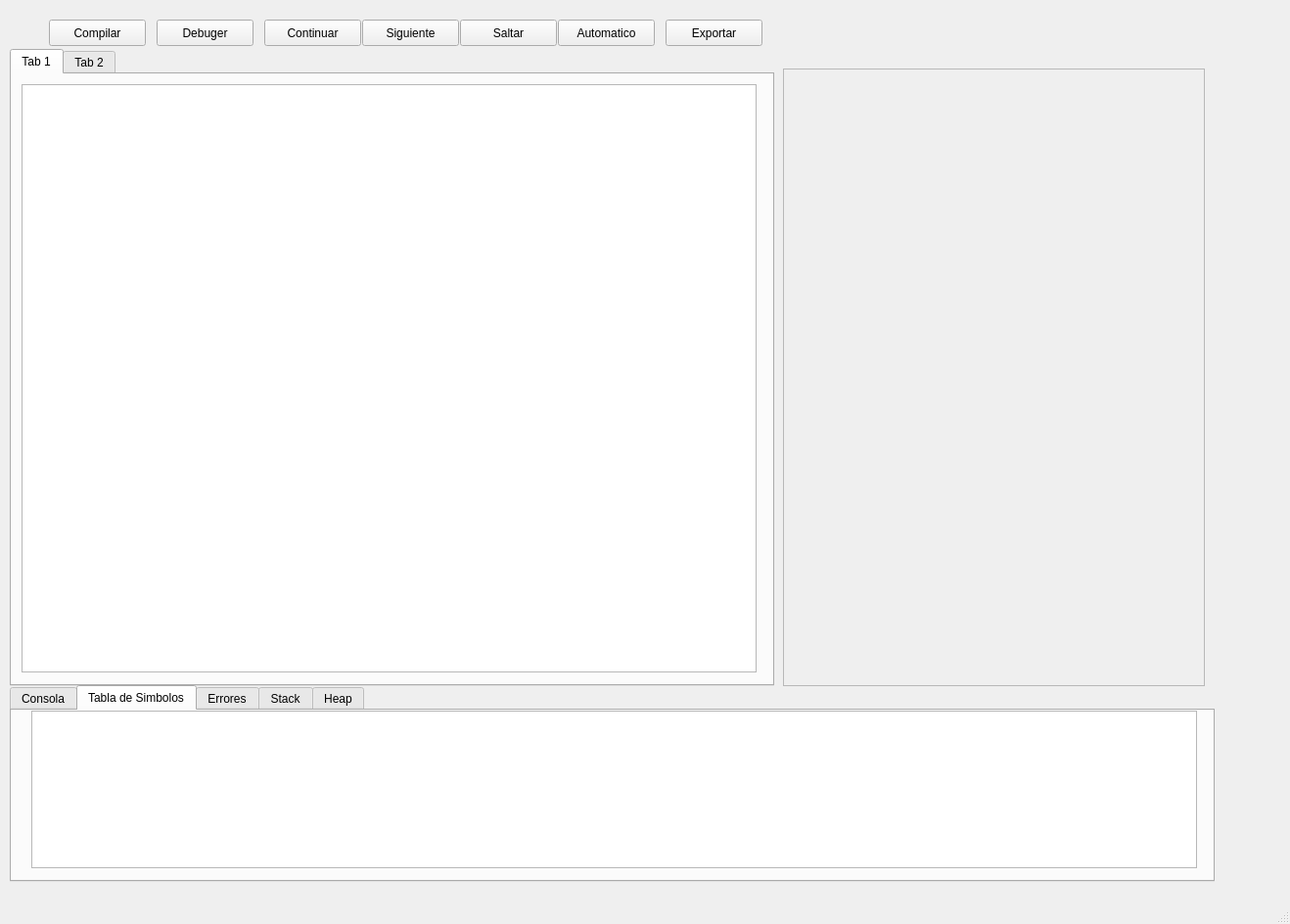
<?xml version="1.0" encoding="UTF-8"?>
<ui version="4.0">
 <class>editor</class>
 <widget class="QMainWindow" name="editor">
  <property name="geometry">
   <rect>
    <x>0</x>
    <y>0</y>
    <width>1318</width>
    <height>944</height>
   </rect>
  </property>
  <property name="windowTitle">
   <string>MainWindow</string>
  </property>
  <widget class="QWidget" name="centralwidget">
   <widget class="QPushButton" name="botonCompilar">
    <property name="geometry">
     <rect>
      <x>50</x>
      <y>20</y>
      <width>99</width>
      <height>27</height>
     </rect>
    </property>
    <property name="text">
     <string>Compilar</string>
    </property>
   </widget>
   <widget class="QTabWidget" name="contenedorArchivos">
    <property name="geometry">
     <rect>
      <x>10</x>
      <y>50</y>
      <width>781</width>
      <height>651</height>
     </rect>
    </property>
    <property name="currentIndex">
     <number>0</number>
    </property>
    <widget class="QWidget" name="tab">
     <attribute name="title">
      <string>Tab 1</string>
     </attribute>
     <widget class="QPlainTextEdit" name="txtinput">
      <property name="geometry">
       <rect>
        <x>10</x>
        <y>10</y>
        <width>751</width>
        <height>601</height>
       </rect>
      </property>
     </widget>
    </widget>
    <widget class="QWidget" name="tab_2">
     <attribute name="title">
      <string>Tab 2</string>
     </attribute>
    </widget>
   </widget>
   <widget class="QPushButton" name="botonDebuger">
    <property name="geometry">
     <rect>
      <x>160</x>
      <y>20</y>
      <width>99</width>
      <height>27</height>
     </rect>
    </property>
    <property name="text">
     <string>Debuger</string>
    </property>
   </widget>
   <widget class="QPushButton" name="botonContinuar">
    <property name="geometry">
     <rect>
      <x>270</x>
      <y>20</y>
      <width>99</width>
      <height>27</height>
     </rect>
    </property>
    <property name="text">
     <string>Continuar</string>
    </property>
   </widget>
   <widget class="QPushButton" name="botonSiguiente">
    <property name="geometry">
     <rect>
      <x>370</x>
      <y>20</y>
      <width>99</width>
      <height>27</height>
     </rect>
    </property>
    <property name="text">
     <string>Siguiente</string>
    </property>
   </widget>
   <widget class="QPushButton" name="botonSaltar">
    <property name="geometry">
     <rect>
      <x>470</x>
      <y>20</y>
      <width>99</width>
      <height>27</height>
     </rect>
    </property>
    <property name="text">
     <string>Saltar</string>
    </property>
   </widget>
   <widget class="QPushButton" name="botonAutomatico">
    <property name="geometry">
     <rect>
      <x>570</x>
      <y>20</y>
      <width>99</width>
      <height>27</height>
     </rect>
    </property>
    <property name="text">
     <string>Automatico</string>
    </property>
   </widget>
   <widget class="QPushButton" name="botonExportar">
    <property name="geometry">
     <rect>
      <x>680</x>
      <y>20</y>
      <width>99</width>
      <height>27</height>
     </rect>
    </property>
    <property name="text">
     <string>Exportar</string>
    </property>
   </widget>
   <widget class="QTabWidget" name="tabWidget_2">
    <property name="geometry">
     <rect>
      <x>10</x>
      <y>700</y>
      <width>1231</width>
      <height>201</height>
     </rect>
    </property>
    <property name="currentIndex">
     <number>1</number>
    </property>
    <widget class="QWidget" name="tab_3">
     <attribute name="title">
      <string>Consola</string>
     </attribute>
     <widget class="QTextEdit" name="txtConsola">
      <property name="geometry">
       <rect>
        <x>20</x>
        <y>10</y>
        <width>1201</width>
        <height>151</height>
       </rect>
      </property>
     </widget>
    </widget>
    <widget class="QWidget" name="tab_4">
     <attribute name="title">
      <string>Tabla de Simbolos</string>
     </attribute>
     <widget class="QTableView" name="tablaSimbolos">
      <property name="geometry">
       <rect>
        <x>20</x>
        <y>0</y>
        <width>1191</width>
        <height>161</height>
       </rect>
      </property>
     </widget>
    </widget>
    <widget class="QWidget" name="tab_5">
     <attribute name="title">
      <string>Errores</string>
     </attribute>
     <widget class="QTableView" name="tablaErrores">
      <property name="geometry">
       <rect>
        <x>0</x>
        <y>10</y>
        <width>1221</width>
        <height>151</height>
       </rect>
      </property>
     </widget>
    </widget>
    <widget class="QWidget" name="tab_6">
     <attribute name="title">
      <string>Stack</string>
     </attribute>
     <widget class="QTableView" name="tablaStack">
      <property name="geometry">
       <rect>
        <x>0</x>
        <y>0</y>
        <width>1221</width>
        <height>171</height>
       </rect>
      </property>
     </widget>
    </widget>
    <widget class="QWidget" name="tab_7">
     <attribute name="title">
      <string>Heap</string>
     </attribute>
     <widget class="QTableView" name="tablaHeap">
      <property name="geometry">
       <rect>
        <x>0</x>
        <y>0</y>
        <width>1221</width>
        <height>171</height>
       </rect>
      </property>
     </widget>
    </widget>
   </widget>
   <widget class="QScrollArea" name="scrollArea">
    <property name="geometry">
     <rect>
      <x>800</x>
      <y>70</y>
      <width>431</width>
      <height>631</height>
     </rect>
    </property>
    <property name="widgetResizable">
     <bool>true</bool>
    </property>
    <widget class="QWidget" name="scrollAreaWidgetContents">
     <property name="geometry">
      <rect>
       <x>0</x>
       <y>0</y>
       <width>429</width>
       <height>629</height>
      </rect>
     </property>
    </widget>
   </widget>
  </widget>
  <widget class="QMenuBar" name="menubar">
   <property name="geometry">
    <rect>
     <x>0</x>
     <y>0</y>
     <width>1318</width>
     <height>21</height>
    </rect>
   </property>
  </widget>
  <widget class="QStatusBar" name="statusbar"/>
 </widget>
 <resources/>
 <connections/>
</ui>
